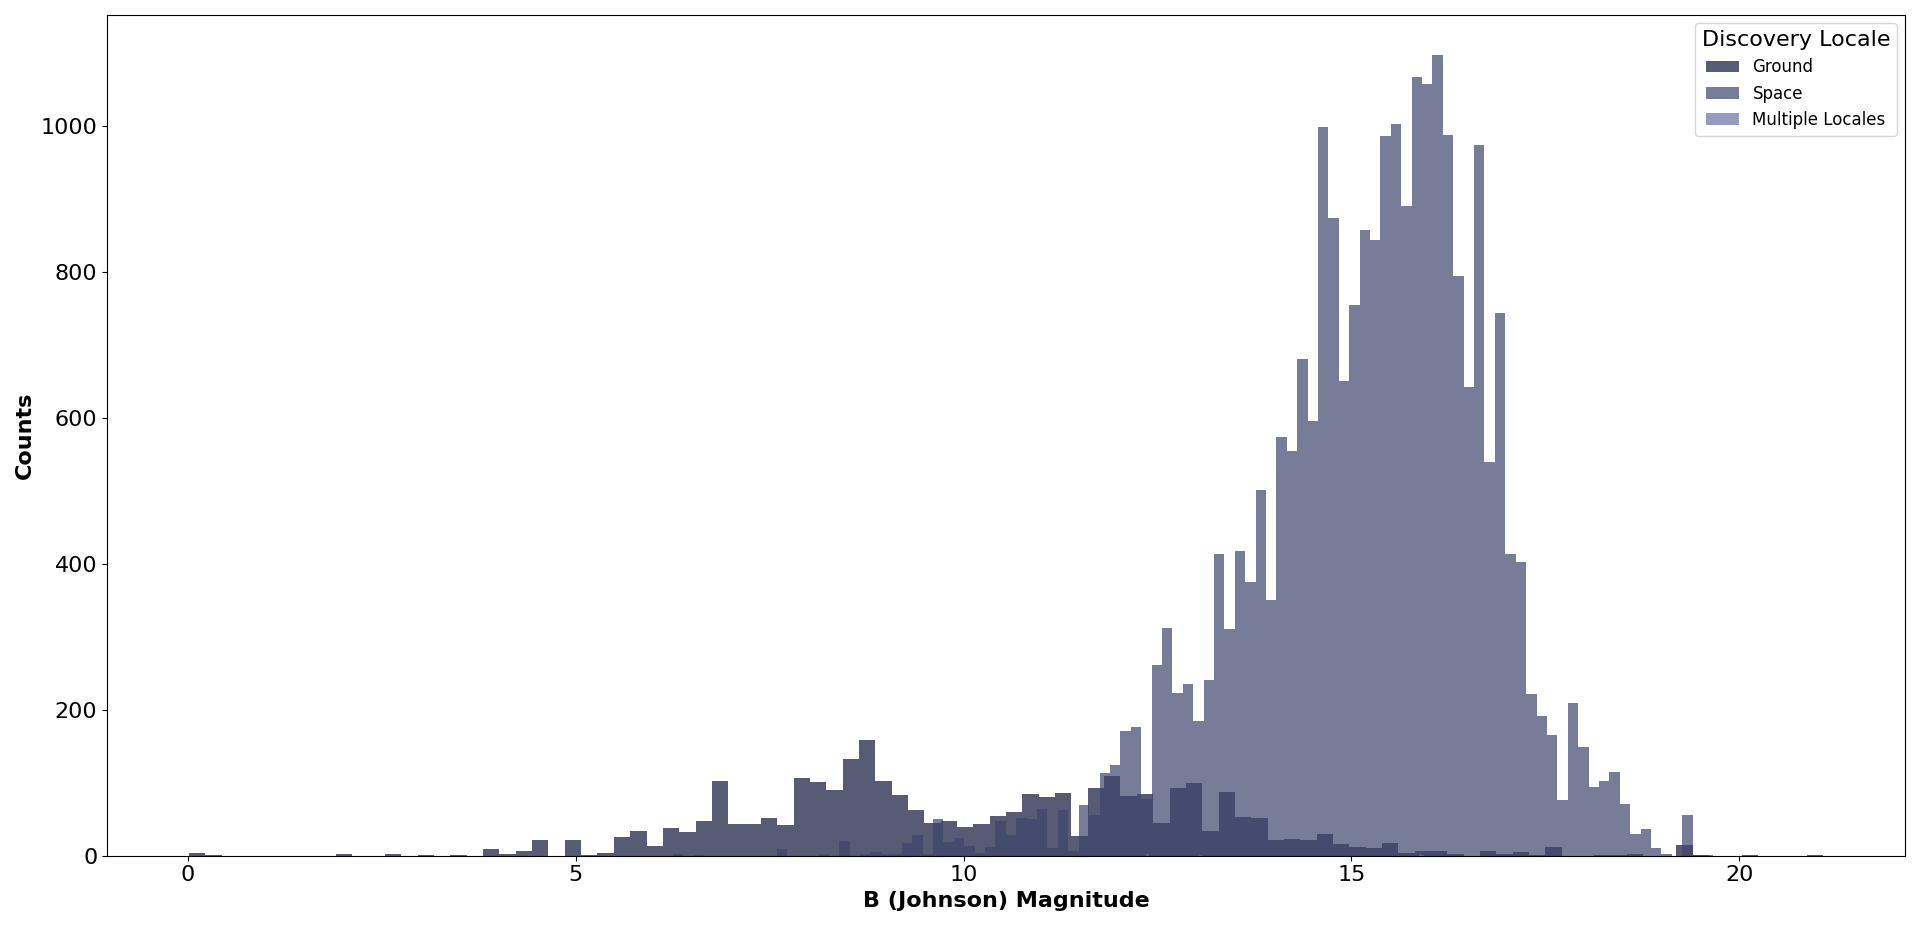

This chart was generated by the following Python code:

# Paths:
path_data = "data/"

# Packages:
import numpy as np
import pandas as pd
import matplotlib.pyplot as plt
from matplotlib.colors import LinearSegmentedColormap

# Display options:
pd.set_option("display.width", 1200)
pd.set_option("display.max_columns", 300)
pd.set_option("display.max_rows", 300)

# Dataset:
df = pd.read_csv(path_data + "nasa_exoplanets.csv")
df_varnames = pd.read_csv(path_data + "nasa_exoplanets_var_names.csv")

# Variables:
x_var = "sy_bmag"
x_var_name = df_varnames.loc[(df_varnames["var"] == x_var), ["var_name"]].values[0][0]
color_var = "disc_locale"
color_var_name = df_varnames.loc[(df_varnames["var"] == color_var), ["var_name"]].values[0][0]

# Adapt the data:
df_plot = df[[x_var, color_var]]

# Plot:
lvls = df_plot[color_var].unique()
n_levels = len(lvls)
cmap = LinearSegmentedColormap.from_list("my_palette", ["#111539", "#97A1D9"])
my_palette = [cmap(i/n_levels) for i in np.array(range(n_levels))]

fig, ax = plt.subplots(
    figsize = (20, 10),
    tight_layout = True
)
for l, lvl in enumerate(lvls):
    df_lvl = df_plot.loc[df_plot[color_var] == lvl, ]
    _ = ax.hist(
        x = df_lvl[x_var],
        bins = 100,
        alpha = 0.7,
        histtype = "stepfilled",
        align = "mid",
        color = my_palette[l],
        label = lvl,
        density = False
    )
_ = ax.legend(
    fontsize = "large",
    title = color_var_name,
    title_fontsize = 16,
    loc = "upper right"
)
_ = ax.set_xlabel(
    x_var_name,
    fontsize = 16,
    fontweight = "bold"
)
_ = ax.set_ylabel(
    "Counts",
    fontsize = 16,
    fontweight = "bold"
)
_ = ax.tick_params(
    axis = "x", 
    which = "major", 
    labelsize = 16
)
_ = ax.tick_params(
    axis = "y", 
    which = "major", 
    labelsize = 16
)
